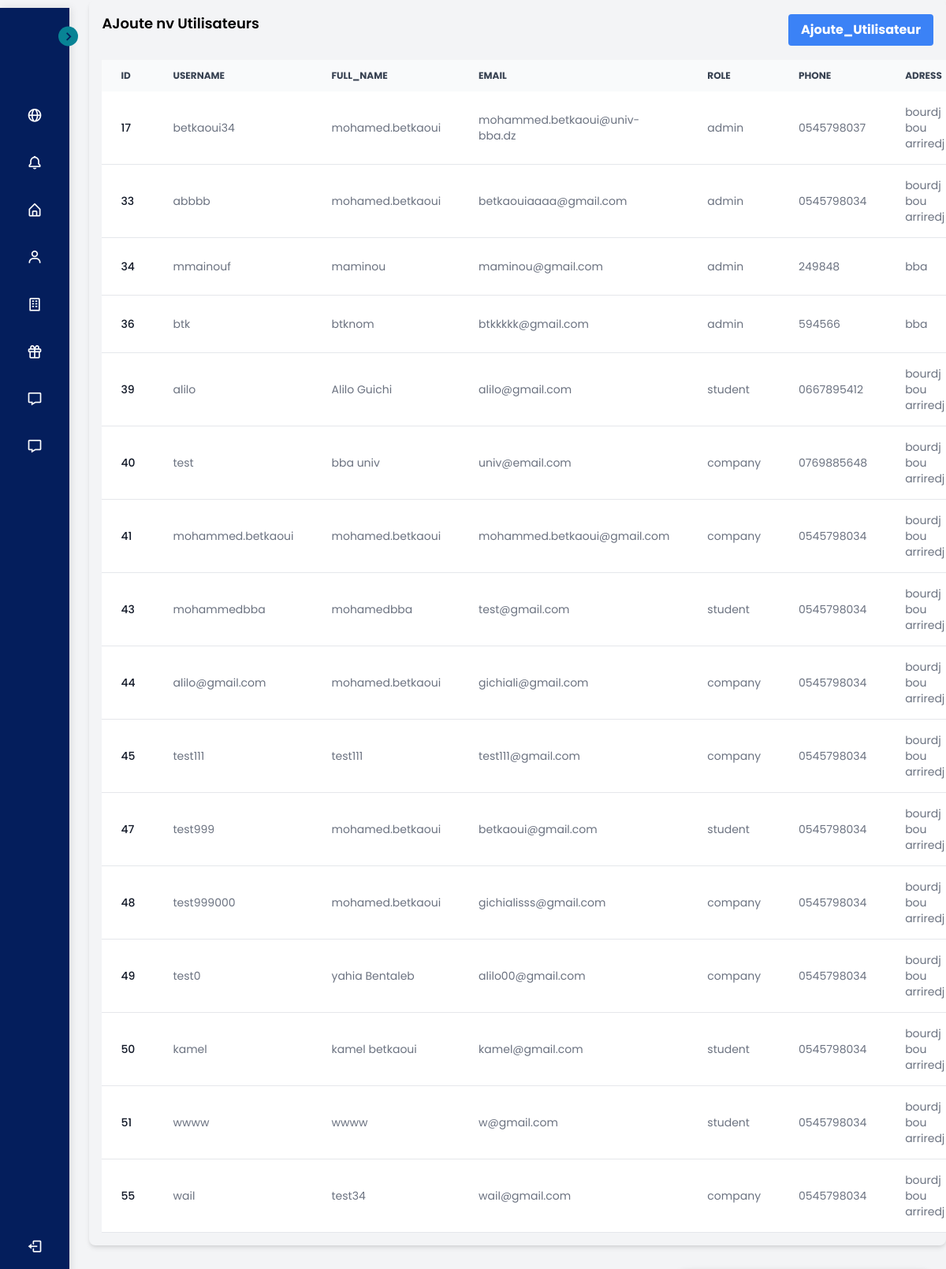
Before: /admin/users/users.php (signed in) with the older database file.
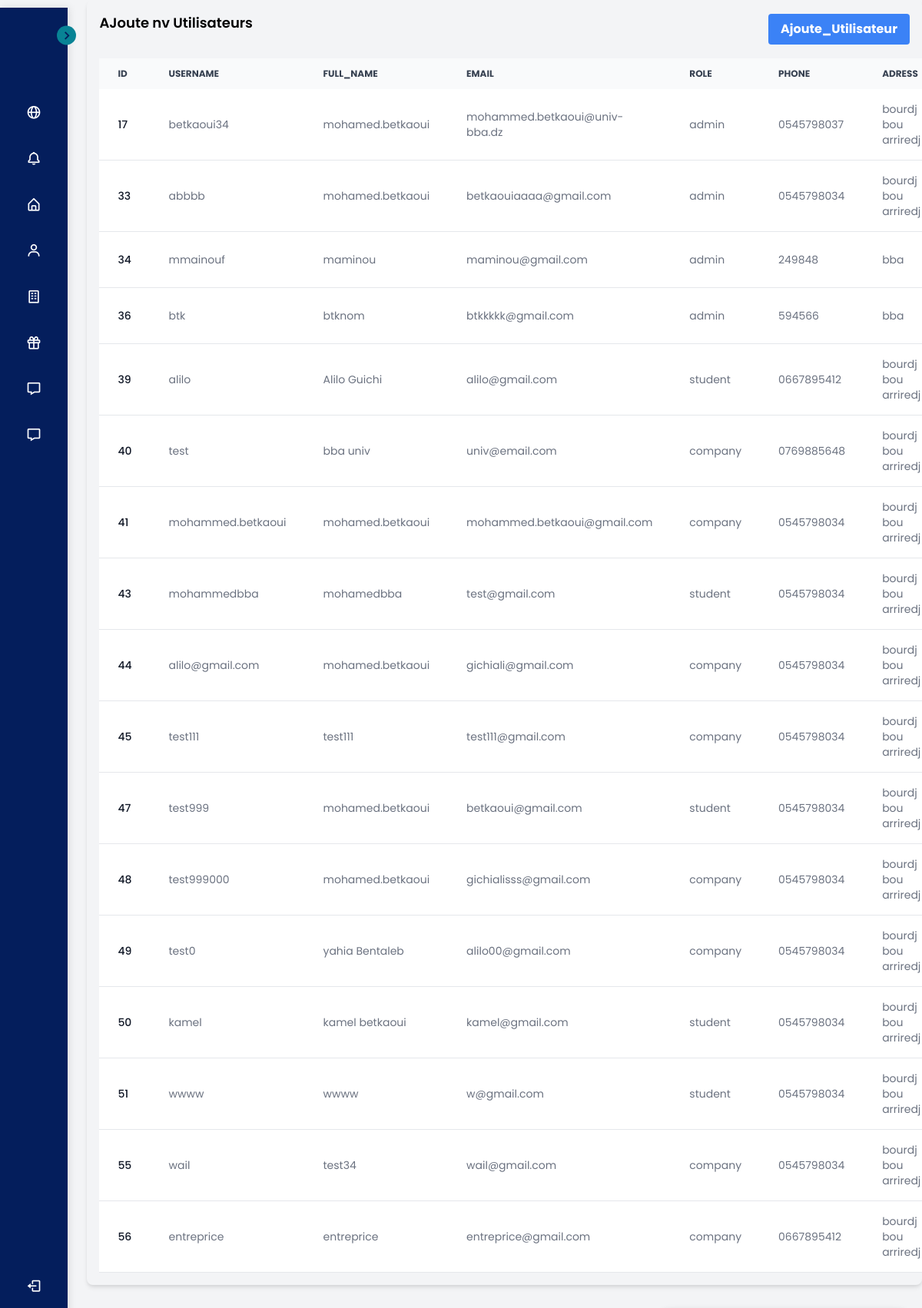
After: the same page with the newer database file.
### tables this page shows
CREATE TABLE `users` (
  `id` int(11) NOT NULL,
  `username` varchar(50) NOT NULL,
  `password` varchar(255) NOT NULL,
  `email` varchar(100) NOT NULL,
  `role` enum('student','company','admin') NOT NULL,
  `full_name` varchar(100) DEFAULT NULL,
  `phone` varchar(20) DEFAULT NULL,
  `address` varchar(255) DEFAULT NULL,
  `created_at` timestamp NOT NULL DEFAULT current_timestamp(),
  `id_branch` int(11) DEFAULT NULL,
  `last_login` timestamp NULL DEFAULT NULL
);

### admin/users/users.php (the view, shortened to what this page needs)
<?php
require_once $_SERVER['DOCUMENT_ROOT'] . '/includes/sidebar/sidebar.php';
$users = [];
$query = "SELECT * FROM users";
$result = mysqli_query($conn, $query);
if ($result) {
    $users = mysqli_fetch_all($result, MYSQLI_ASSOC);
}
?>
<!DOCTYPE html>
<html lang="en">
<head>
    <link href="https://cdn.jsdelivr.net/npm/tailwindcss@2.2.19/dist/tailwind.min.css" rel="stylesheet">
</head>
<body class="bg-gray-100">
    <div class="table-container relative overflow-x-auto shadow-md sm:rounded-lg p-4">
        <div class="flex justify-between items-center mb-4">
            <h3 class="text-lg font-semibold mb-4">AJoute nv Utilisateurs</h3>
            <a href="/auth/register/register_form.php" class="bg-blue-500 hover:bg-blue-700 text-white font-bold py-2 px-4 rounded">
                Ajoute_Utilisateur
            </a>
        </div>
        <div class="table-responsive">
            <table class="w-full text-sm text-left rtl:text-right text-gray-500 dark:text-gray-400">
                <thead class="text-xs text-gray-700 uppercase bg-gray-50 dark:bg-gray-700 dark:text-gray-400">
                    <tr>
                        <th scope="col" class="px-6 py-3">ID</th>
                        <th scope="col" class="px-6 py-3">Username</th>
                        <th scope="col" class="px-6 py-3">full_name</th>
                        <th scope="col" class="px-6 py-3">Email</th>
                        <th scope="col" class="px-6 py-3">Role</th>
                        <th scope="col" class="px-6 py-3">phone</th>
                        <th scope="col" class="px-6 py-3">adress</th>
                    </tr>
                </thead>
                <tbody>
                    <?php foreach ($users as $user) : ?>
                        <tr class="bg-white border-b dark:bg-gray-800 dark:border-gray-700 hover:bg-gray-50 dark:hover:bg-gray-600">
                            <td class="px-6 py-4 font-medium text-gray-900 whitespace-nowrap dark:text-white"><?php echo htmlspecialchars($user['id']); ?></td>
                            <td class="px-6 py-4"><?php echo htmlspecialchars($user['username']); ?></td>
                            <td class="px-6 py-4"><?php echo htmlspecialchars($user['full_name']); ?></td>
                            <td class="px-6 py-4"><?php echo htmlspecialchars($user['email']); ?></td>
                            <td class="px-6 py-4"><?php echo htmlspecialchars($user['role']); ?></td>
                            <td class="px-6 py-4"><?php echo htmlspecialchars($user['phone']); ?></td>
                            <td class="px-6 py-4"><?php echo htmlspecialchars($user['address']); ?></td>
                        </tr>
                    <?php endforeach; ?>
                </tbody>
            </table>
        </div>
    </div>
</body>
</html>

### includes/sidebar/sidebar.php (shortened to what this page needs)
<?php
$role = $_SESSION['role'];
$auth = $_SESSION['user_id'];
?>
<!DOCTYPE html>
<html lang="en">
<head>
    <link rel="stylesheet" href="/includes/sidebar/sidebar.css">
    <link rel="stylesheet" type="text/css" href="/chat/chat.css">
    <link href='https://unpkg.com/boxicons@2.1.1/css/boxicons.min.css' rel='stylesheet'>
</head>
<body>
    <nav class="sidebar close">
        <header>
            <div class="image-text">
            </div>
            <i class='bx bx-chevron-right toggle'></i>
        </header>
        <div class="menu-bar">
            <div class="menu">
                <ul class="menu-links">
                    <li class="nav-link">
                        <a href="/home/index.php">
                            <i class='bx bx-globe icon'></i>
                        </a>
                    </li>
                    <li class="nav-link">
                        <a href="#" id="notification-btn">
                            <i class='bx bx-bell icon'></i>
                        </a>
                    </li>
                    <li class="nav-link">
                        <a href="/company/company_dashboard.php">
                            <i class='bx bx-home-alt icon'></i>
                        </a>
                    </li>
                    <?php if ($role == 'admin'): ?>
                        <li class="nav-link">
                            <a href="/admin/users/users.php">
                                <i class='bx bx-user icon'></i>
                            </a>
                        </li>
                        <li class="nav-link">
                            <a href="/admin/branch_function/ajoutebranch.php">
                                <i class='bx bx-building icon'></i>
                            </a>
                        </li>
                        <li class="nav-link">
                            <a href="/admin/offers/offer.php">
                                <i class='bx bx-gift icon'></i>
                            </a>
                        </li>
                    <?php endif ?>
                    <li class="nav-link">
                        <a href="#" id="chat-toggle">
                            <i class='bx bx-message icon'></i>
                        </a>
                    </li>
                    <li class="nav-link" id="list_users_link">
                        <a href="#">
                            <i class='bx bx-message icon'></i>
                        </a>
                    </li>
                </ul>
            </div>
            <div class="bottom-content">
                <li>
                    <?php if ($auth): ?>
                        <a href="../../auth/logout/logout.php">
                            <i class='bx bx-log-out icon'></i>
                        </a>
                    <?php endif; ?>
                </li>
            </div>
        </div>
    </nav>
</body>
</html>

### includes/sidebar/sidebar.css (style rules this page uses)
* { margin: 0; padding: 0; box-sizing: border-box; font-family: 'Poppins', sans-serif; }
:root { --body-color: #E4E9F7; --sidebar-color: #041e5c; --primary-color: #088395; --primary-color-light: #F6F5FF; --toggle-color: #DDD; --text-color: #ffffff; --tran-03: all 0.3s ease; --tran-04: all 0.4s ease; --tran-05: all 0.5s ease; }
body { min-height: 100vh; background-color: var(--body-color); transition: var(--tran-05); }
.sidebar { position: fixed; top: 0; left: 0; height: 100%; width: 250px; padding: 10px 14px; background: var(--sidebar-color); transition: var(--tran-05); z-index: 100; box-shadow: 2px 0 10px rgba(0, 0, 0, 0.1); }
.sidebar.close { width: 88px; }
.sidebar li { height: 50px; list-style: none; display: flex; align-items: center; margin-top: 10px; }
.sidebar header .image, .sidebar .icon { min-width: 60px; border-radius: 6px; }
.sidebar .icon { min-width: 60px; border-radius: 6px; height: 100%; display: flex; align-items: center; justify-content: center; font-size: 20px; }
.sidebar .text, .sidebar .icon { color: var(--text-color); transition: var(--tran-03); }
.sidebar header { position: relative; }
.sidebar header .image-text { display: flex; align-items: center; }
.sidebar header .toggle { position: absolute; top: 50%; right: -25px; transform: translateY(-50%) rotate(180deg); height: 25px; width: 25px; background-color: var(--primary-color); color: var(--sidebar-color); border-radius: 50%; display: flex; align-items: center; justify-content: center; font-size: 22px; cursor: pointer; transition: var(--tran-05); }
.sidebar.close .toggle { transform: translateY(-50%) rotate(0deg); }
.sidebar .menu { margin-top: 40px; }
.sidebar li a { list-style: none; height: 100%; background-color: transparent; display: flex; align-items: center; height: 100%; width: 100%; border-radius: 6px; text-decoration: none; transition: var(--tran-03); }
.sidebar .menu-bar { height: calc(100% - 55px); display: flex; flex-direction: column; justify-content: space-between; overflow-y: scroll; }
.close { position: absolute; top: 10px; right: 15px; font-size: 22px; cursor: pointer; }

### chat/chat.css (style rules this page uses)
body { font-family: Arial, sans-serif; margin: 0; padding: 0; }
body { margin: 0; font-family: Arial, sans-serif; display: flex; }

### admin/users/users.php (style rules this page uses)
.table-container { margin-left: 3cm; }

Changed rows visible on the page:
added users: id "56", username "entreprice", full_name "entreprice", email "entreprice@gmail.com", role "company", phone "0667895412", address "bourdj bou arriredj"
